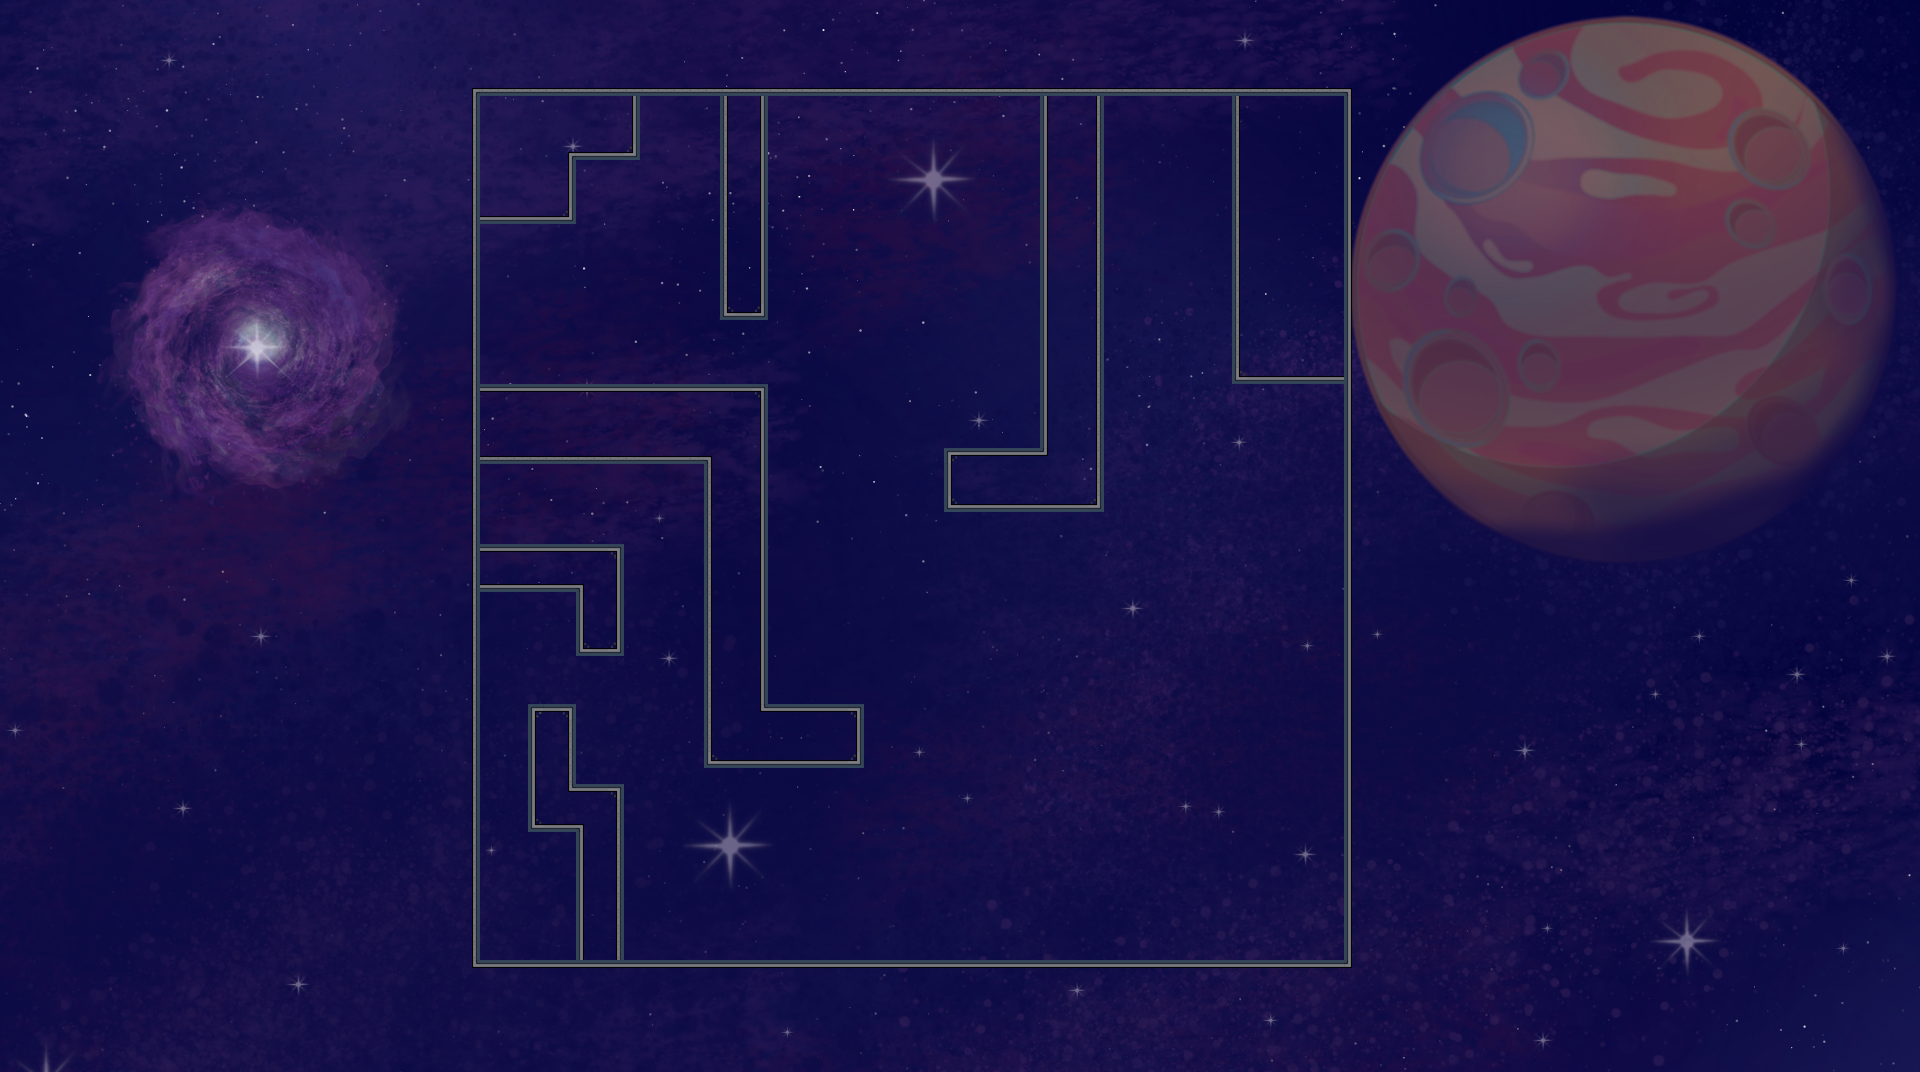

This game map was drawn from its Tiled (.tmx) file and the tilesets committed beside it. A one-line description and the trimmed map source follow:
An orthogonal 120x67 tile map with 16x16 px tiles, 3 tile layers (Filling, Enviroment, Main tiles), 1 image layer and 4 objects (GXPEngine.Player, GXPEngine.Laser, GXPEngine.DoorButton, GXPEngine.Door).

<map version="1.8" tiledversion="1.8.4" orientation="orthogonal" renderorder="right-down" width="120" height="67" tilewidth="16" tileheight="16" infinite="0" nextlayerid="6" nextobjectid="5">
 <tileset firstgid="1" name="TileSheet16" tilewidth="16" tileheight="16" tilecount="299" columns="13">
  <image source="TileSets/TileSheet16.png" width="208" height="368" />
 </tileset>
 <imagelayer id="4" name="Background">
  <image source="../Backgrounds/BackgroundwoutShip.png" width="1920" height="1080" />
 </imagelayer>
 <layer id="1" name="Filling" width="120" height="67">
  <data>[8040 cells, 0 non-empty, 0 distinct tile ids]</data>
 </layer>
 <layer id="2" name="Enviroment" width="120" height="67">
  <data>[8040 cells, 0 non-empty, 0 distinct tile ids]</data>
 </layer>
 <layer id="3" name="Main tiles" width="120" height="67">
  <data>[8040 cells, 553 non-empty, 16 distinct tile ids]</data>
 </layer>
 <objectgroup id="5" name="Object Layer 1">
  <object id="1" type="GXPEngine.Player" x="591.496" y="308.486" width="29.5" height="57.6" />
  <object id="2" type="GXPEngine.Laser" gid="134" x="1087.23" y="957.777" width="17.1178" height="444.132" />
  <object id="3" type="GXPEngine.DoorButton" gid="49" x="810.686" y="703.863" width="16" height="16">
   <properties>
    <property name="buttonNumber" type="int" value="1" />
   </properties>
  </object>
  <object id="4" type="GXPEngine.Door" gid="202" x="864.444" y="959.681" width="17.3333" height="255.878">
   <properties>
    <property name="doorNumber" type="int" value="1" />
   </properties>
  </object>
 </objectgroup>
</map>
